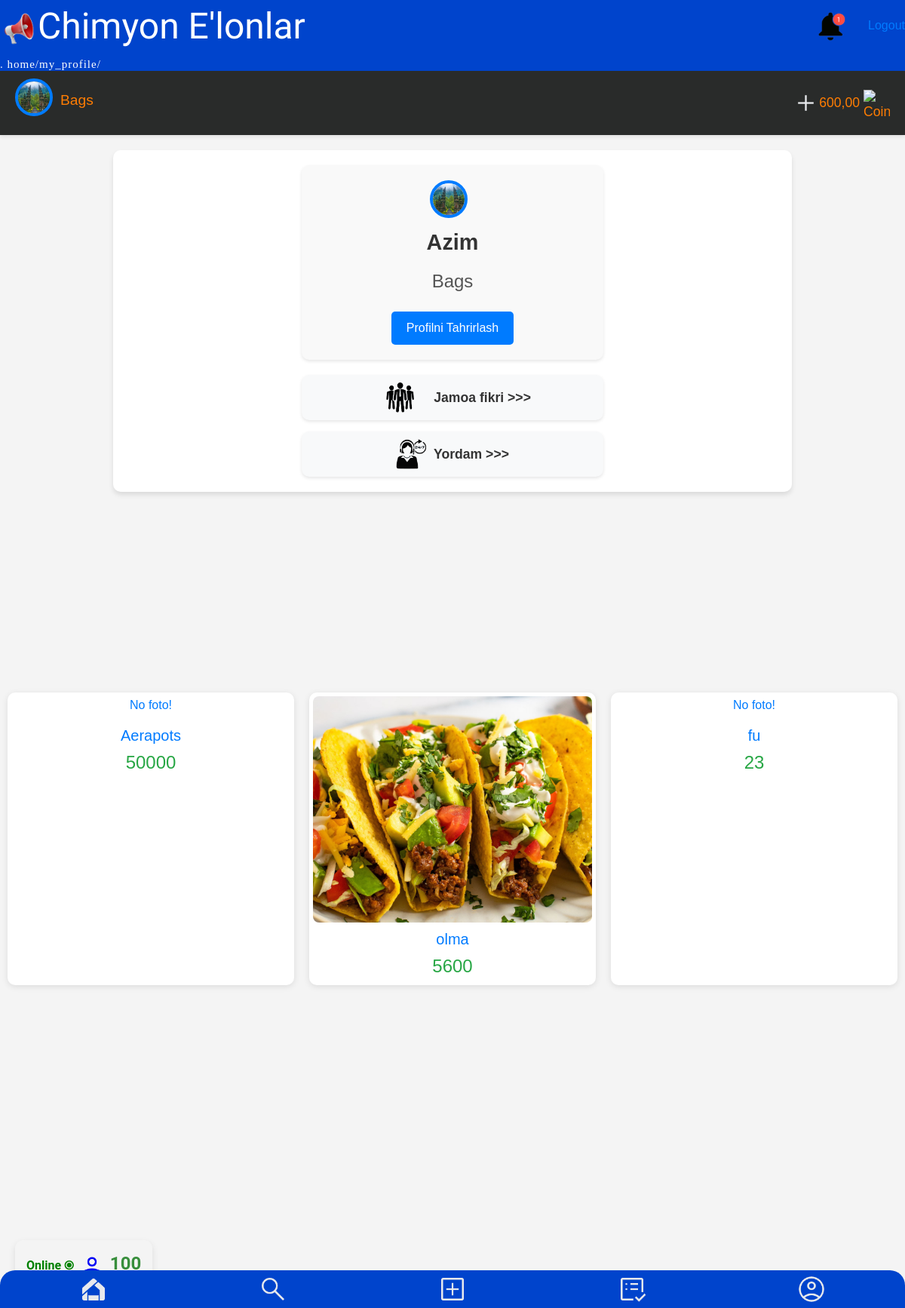
The page /my_profile/ (signed in) on the database its author committed.
### home/models.py (models this page shows, shortened)
class Profile(models.Model):
    user = models.OneToOneField(User, on_delete=models.CASCADE, related_name="profile")
    balance = models.DecimalField(decimal_places=2, max_digits=15, default=0, blank=True, null=True)
    address = models.CharField(blank=True, null=True, max_length=100)
    bio = models.TextField(blank=True, null=True)
    photo = models.ImageField(blank=True, null=True, upload_to='user_avatar')
    phone = models.CharField(max_length=13, null=True, blank=True)
    telegram_id = models.CharField(max_length=50, null=True, blank=True)
    first_bonus = models.BooleanField(default=False)

class Announcement(models.Model):
    title = models.CharField(max_length=50)
    price = models.IntegerField(null=True, blank=True)
    image = models.ImageField(upload_to="elonlar/", blank=True, null=True)
    content = models.TextField(max_length=555, null=True, blank=True)
    date_created = models.DateTimeField(auto_now_add=True)
    date_updated = models.DateTimeField(auto_now=True)
    author = models.ForeignKey(User, on_delete=models.CASCADE)
    is_active = models.BooleanField(default=True)
    category = models.ForeignKey(Category, on_delete=models.SET_NULL, null=True)
    telegram_id = models.CharField(max_length=50, null=True, blank=True)
    phone = models.CharField(max_length=13, null=True, blank=True)
    address = models.CharField(max_length=200, blank=True, null=True)
    deadline = models.DateTimeField(default=timezone.now() + timedelta(days=20))
    views = models.PositiveIntegerField(null=True, blank=True)

### home/views.py (the view)
# urls.py: path('my_profile/', my_profile, name='my_profile'),
@login_required
def my_profile(request):
    user = request.user
    profile = Profile.objects.get(user=user)
    if request.method == 'POST':
        profile_form = ProfileForm(request.POST, request.FILES, instance=profile)
        form = RegisterForm(request.POST, instance=user)
        if profile_form.is_valid() and form.is_valid():
            form.save()  # Save the User form
            profile_instance = profile_form.save(commit=False)
            profile_instance.user = user
            profile_instance.save()  # Save the Profile form
            messages.success(request, 'Profile updated successfully!')
            return redirect('my_profile')
        else:
            messages.error(request, 'Profile update failed! Please check the form for errors.')
    else:
        profile_form = ProfileForm(instance=profile)
        form = RegisterForm(instance=user)
    user_ads = Announcement.objects.filter(author=user)
    context = {
        'user': user,
        'profile': profile,
        'profile_form': profile_form,
        'form': form,
        'announcements': user_ads,
    }
    return render(request, 'user_profile/my_profile.html', context)

### templates/user_profile/my_profile.html (shortened to what this page needs)
{% extends 'base.html' %}
{% load static %}
{% block content %}
<div class="sticky-bar">
    <div class="profile-info">
        {% if profile.photo %}
        <img src="{{ profile.photo.url }}" alt="{{ user.username }}" class="profile-photo">
        {% else %}
        <img src="{% static 'profile/user.png' %}" alt="Default Profile" class="profile-photo">
        {% endif %}
        {% if user.first_name %}
        <h2 class="profile-name">{{ user.first_name }}</h2>
        {% else %}
        <h2 class="profile-name">{{ user.username }}</h2>
        {% endif %}
    </div>
    <div class="balance-info">
        <a href="{% url 'payment' %}"><img src="{% static 'navigations/plus.png' %}" alt="Plus" class="coin-icon"></a>
        <span class="balance">{{ profile.balance }}</span>
        <img src="{% static 'profile/coin.png' %}" alt="Coin" class="coin-icon">
    </div>
</div>
<div class="box-pro">
    <div class="user-profile">
        <div class="profile-header">
            {% if profile.photo %}
                <img class="profile-photo" src="{{ profile.photo.url }}" alt="{{ user.username }}">
            {% else %}
                <img class="profile-photo" src="{% static 'profile/user.png' %}">
            {% endif %}
            <h2 class="username">{{ user.username }}</h2>
        </div>
        <div class="profile-details">
            <h1 class="first-name">{{ user.first_name }}</h1>
        </div>
        <button id="edit-button" class="btn-edit">Profilni Tahrirlash</button>
    </div>
    <div class="community-section">
        <a class="community-link" href="{% url 'community' %}">
            <img class="community-logo" src="{% static 'community/community.png' %}" alt="Community">
            <span>Jamoa fikri >>></span>
        </a>
        <a class="community-link" href="{% url 'supporturl' %}">
            <img class="community-logo" src="{% static 'community/support.png' %}" alt="Support">
            <span>Yordam >>></span>
        </a>
    </div>
</div>
<br>
<br>
<br>
<br>
<br>
<br>
<br>
<br>
<br>
<div class="home-ads">
    {% for ad in announcements %}
    <div class="ads-box">
        <a href="{% url 'announcement_detail' ad.id %}">
            {% if ad.image %}
            <img src="{{ ad.image.url }}" alt="{{ ad.title }}">
            {% else %}
            <p>No foto!</p>
            {% endif %}
            <h2>{{ ad.title }}</h2>
            <h1>{{ ad.price }}</h1>
        </a>
    </div>
    {% endfor %}
</div>
<br>
<br>
<br>
<br>
<br>
<br>
<br>
<br>
<br>
<br>
<br>
<br>
{% endblock content %}

### templates/user_profile/my_profile.html (style rules this page uses)
body { font-family: Arial, sans-serif; margin: 0; padding: 0; background-color: #f4f4f4; color: #333; }
.box-pro { display: flex; flex-direction: column; align-items: center; padding: 20px; background-color: #fff; box-shadow: 0 4px 6px rgba(0, 0, 0, 0.1); border-radius: 10px; max-width: 900px; margin: 20px auto; }
.user-profile { width: 100%; max-width: 400px; text-align: center; margin-bottom: 20px; background-color: #f9f9f9; padding: 20px; border-radius: 10px; box-shadow: 0 2px 4px rgba(0, 0, 0, 0.1); }
.profile-header { margin-bottom: 20px; }
.profile-photo { width: 120px; height: 120px; border-radius: 50%; border: 4px solid #007bff; margin-bottom: 15px; }
.username { font-size: 1.8em; font-weight: bold; color: #333; }
.profile-details h1 { font-size: 1.5em; color: #555; margin: 10px 0; }
.btn-edit, .btn-save { background-color: #007bff; color: #fff; border: none; padding: 10px 20px; font-size: 1em; cursor: pointer; border-radius: 5px; margin-top: 10px; transition: background-color 0.3s ease; }
.community-section { width: 100%; max-width: 400px; display: flex; flex-direction: column; align-items: center; gap: 15px; }
.community-link { display: flex; align-items: center; background-color: #f8f9fa; padding: 10px 15px; border-radius: 10px; text-decoration: none; color: #333; transition: background-color 0.3s ease; box-shadow: 0 2px 4px rgba(0, 0, 0, 0.1); width: 100%; justify-content: center; }
.community-logo { height: 40px; margin-right: 10px; border-radius: 5px; }
.community-link span { font-size: 1.1em; font-weight: bold; }
.sticky-bar { position: sticky; top: 0; background-color: rgb(41, 43, 42); box-shadow: 0 2px 5px rgba(0, 0, 0, 0.1); display: flex; justify-content: space-between; align-items: center; padding: 10px 20px; z-index: 1000; }
.profile-info { display: flex; align-items: center; }
.profile-photo { width: 50px; height: 50px; border-radius: 50%; margin-right: 10px; object-fit: cover; }
.profile-name { font-size: 1.2em; color: rgb(255, 125, 3); }
.balance-info { display: flex; align-items: center; font-size: 1.1em; color: rgb(255, 125, 3); }
.balance { margin-right: 5px; }
.coin-icon { width: 35px; height: 35px; }
.home-ads { display: flex; justify-content: space-between; flex-wrap: wrap; margin: 20px 0; }
.ads-box { flex: 1 1 30%; padding: 5px; margin: 10px; text-align: center; border-radius: 10px; box-shadow: 0 2px 8px rgba(0, 0, 0, 0.1); background-color: #fff; transition: transform 0.3s ease, box-shadow 0.3s ease; }
.ads-box img { height: 300px; width: 100%; object-fit: cover; object-position: center; border-radius: 8px; }
.ads-box h2 { font-size: 1.25rem; margin: 10px 0; }
.ads-box h1 { font-size: 1.5rem; color: #28a745; margin: 5px 0; }

### rows shown on the page
Profile: photo (picture), balance "600,00"
Announcement: image "No foto!", title "Aerapots", price "50000"
Announcement: image (picture), title "olma", price "5600"
Announcement: image "No foto!", title "fu", price "23"

### other values the page prints
{{ request.path }} "/my_profile/"
{{ user.first_name }} "Bags"
{{ user.username }} "Azim"
